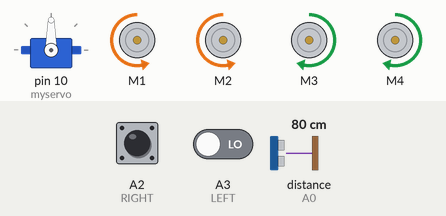
Recording of a sketch running on a simulated Arduino Uno, built with avr-gcc and run on an emulated ATmega328P. Parts: servo, 4 × DC motor (green arrow = forward, orange = backward, longer = faster). The test bench sets the inputs (shaded band); at power-on: distance to the obstacle (sensor on A0) 80 cm, A2 (RIGHT) HIGH, A3 (LEFT) LOW. The echo pulse lasts 58.3 µs per cm; what the sketch prints to the serial monitor is not drawn.

Above: at 6.6 s.
6.7 s: distance to the obstacle (sensor on A0) set to 17 cm
9.7 s: distance to the obstacle (sensor on A0) set to 12 cm
At 10.9 s:
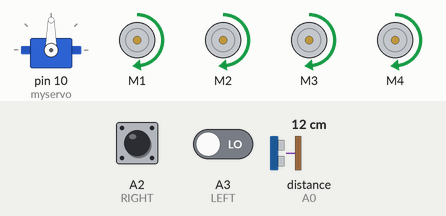
11.2 s: distance to the obstacle (sensor on A0) set to 18 cm
At 11.5 s:
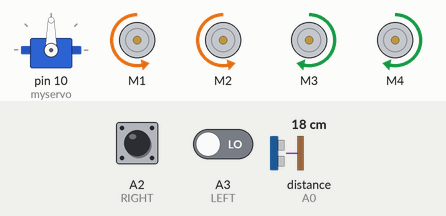
12.7 s: A2 (RIGHT) pulled LOW for 1 s
At 13.4 s:
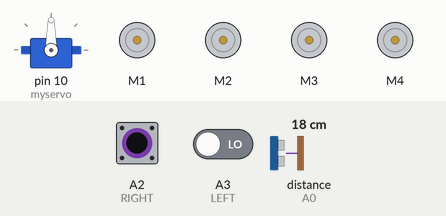
15.2 s: A2 (RIGHT) pulled LOW for 3.2 s
At 19.0 s:
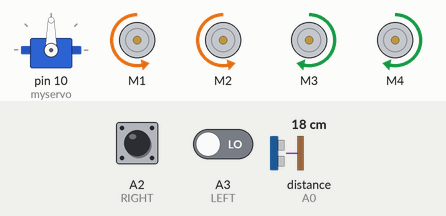
19.9 s: A2 (RIGHT) driven LOW and A3 (LEFT) driven HIGH
At 20.8 s:
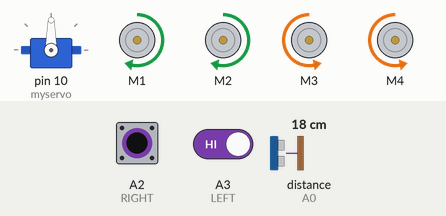
Timing chart, 0 to 22.5 s (numbered marks = the images above; inputs shaded):
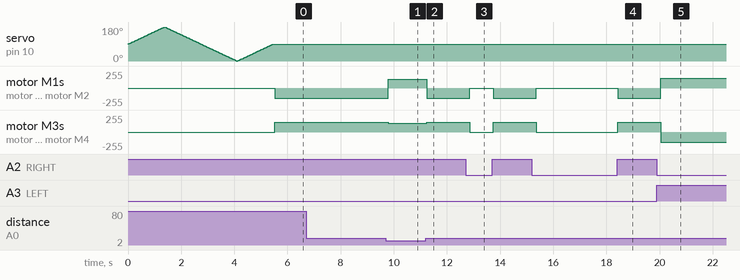

The sketch:

Arduino_Follow_Me_Robot.ino
```cpp
//Arduino Human Following Robot
// Created By DIY Builder
// You have to install the AFMotor and NewPing library Before Uploading the sketch
// You can find all the required libraris from arduino library manager.
// Contact me on instagram for any query(Insta Id : diy.builder)
// Modified 7 Mar 2022
// Version 1.1


//librării:
#include<NewPing.h>
#include<Servo.h>
#include<AFMotor.h>

#define RIGHT A2              // Senzorul IR drept conectat la portul A2 de la Arduino Uno:
#define LEFT A3               // Senzorul IR stâng conectat la portul A3 de la Arduino Uno:
#define TRIGGER_PIN A1        // Pinul Trigger conectat la portul A1 de la Arduino Uno:
#define ECHO_PIN A0           // Pinul Echo conectat la portul A0 de la Arduino Uno:
#define MAX_DISTANCE 200      // Distanța maximă:

unsigned int distance = 0;    // Variabilă ce stochează distanța înregistrată de senzorul ultrasonic:
unsigned int Right_Value = 0; //Variabilă ce stochează distanța înregistrată de la sunzorul IR drept:
unsigned int Left_Value = 0;  //Variabilă ce stochează distanța înregistrată de la sunzorul IR stâng:


NewPing sonar(TRIGGER_PIN, ECHO_PIN, MAX_DISTANCE);  //NewPing setup of pins and maximum distance:

//se creează obiectele motor
AF_DCMotor Motor1(1,MOTOR12_1KHZ);
AF_DCMotor Motor2(2,MOTOR12_1KHZ);
AF_DCMotor Motor3(3,MOTOR34_1KHZ);
AF_DCMotor Motor4(4,MOTOR34_1KHZ);

 Servo myservo; //se creează obiectul servo ce controlează servomotorul:
 int pos=0;     //variabilă ce stochează poziția servo:

void setup() { // funcția funcționează doar când plăcuța este conectată la o sursă de putere sau este resetată:

   Serial.begin(9600); //se inițializează comunicatrea serie la 9600 bits pe secundă:
   myservo.attach(10); //servomotorul atașat de portul 10 al plăcuței Arduino:
{
for(pos = 90; pos <= 180; pos += 1){    //merge de la 90° la 180°:
  myservo.write(pos);                   //servo se mișcă conform valorii variabilei pos:
  delay(15);                            //așteaptă 15 ms pentru ca servo să ajungă pe poziție:
  }
for(pos = 180; pos >= 0; pos-= 1) {     // merge de la 180° la 0°:
  myservo.write(pos);                   //servo se mișcă conform valorii variabilei pos:
  delay(15);                            //așteaptă 15 ms pentru ca servo să ajungă pe poziție:
  }
for(pos = 0; pos<=90; pos += 1) {       //merge de la 0° la 90°:
  myservo.write(pos);                   //servo se mișcă conform valorii variabilei pos:
  delay(15);                            //așteaptă 15 ms pentru ca servo să ajungă pe poziție:
  }
}
   pinMode(RIGHT, INPUT); // analog pin RIGHT ca input:
   pinMode(LEFT, INPUT);  // analog pin LEFT ca input:
}


void loop() {

delay(50);                                        //așteaptă 50ms între pinguri:
distance = sonar.ping_cm();                       // trimite ping, ia distanța în cm și o stochează în variabila distance:
Serial.print("distance");


    Right_Value = digitalRead(RIGHT);             // citește valoarea de la IR drept:
    Left_Value = digitalRead(LEFT);               //citește la valoarea de la IR stâng:


if((distance > 1) && (distance < 15)){            //verficare dacă valoarea de la ultrasonic este între 1 și 15.
                                                  //dacă este adevărat se execută:
  //Merge în față:
  Motor1.setSpeed(130);  //definește motor1 viteză:
  Motor1.run(FORWARD);   //rotește motor1 în sensul acelor de ceas:
  Motor2.setSpeed(130);  //definește motor2 viteză:
  Motor2.run(FORWARD);   //rotește motor2 în sensul acelor de ceas:
  Motor3.setSpeed(130);  //definește motor3 viteză:
  Motor3.run(FORWARD);   //rotește motor3 în sensul acelor de ceas:
  Motor4.setSpeed(130);  //definește motor4 viteză:
  Motor4.run(FORWARD);   //rotește motor4 în sensul acelor de ceas:

}else if((Right_Value==0) && (Left_Value==1)) {   //dacă este adevărat se execută:

  //Virează stânga
  Motor1.setSpeed(150);  //definește motor1 viteză:
  Motor1.run(FORWARD);   //rotește motor1 în sensul acelor de ceas:
  Motor2.setSpeed(150);  //definește motor2 viteză:
  Motor2.run(FORWARD);   //rotește motor2 în sensul acelor de ceas:
  Motor3.setSpeed(150);  //definește motor3 viteză:
  Motor3.run(BACKWARD);  //rotește motor3 în sens invers:
  Motor4.setSpeed(150);  //definește motor4 viteză:
  Motor4.run(BACKWARD);  //rotește motor3 în sens invers:
  delay(150);

}else if((Right_Value==1)&&(Left_Value==0)) {     //dacă este adevărat se execută:

  //Virează dreapta
  Motor1.setSpeed(150);  //definește motor1 viteză:
  Motor1.run(BACKWARD);  //rotește motor1 în sens invers:
  Motor2.setSpeed(150);  //definește motor2 viteză:
  Motor2.run(BACKWARD);  //rotește motor2 în sens invers:
  Motor3.setSpeed(150);  //definește motor3 viteză:
  Motor3.run(FORWARD);   //rotește motor3 în sensul acelor de ceas:
  Motor4.setSpeed(150);  //definește motor4 viteză:
  Motor4.run(FORWARD);   //rotește motor4 în sensul acelor de ceas:
  delay(150);

}else if(distance > 15) {                         //dacă este adevărat se execută:

  //Stop
  Motor1.setSpeed(0);    //definește motor1 viteză:
  Motor1.run(RELEASE);   //stop motor1:
  Motor2.setSpeed(0);    //definește motor2 viteză:
  Motor2.run(RELEASE);   //stop motor2:
  Motor3.setSpeed(0);    //definește motor3 viteză:
  Motor3.run(RELEASE);   //stop motor3:
  Motor4.setSpeed(0);    //definește motor4 viteză:
  Motor4.run(RELEASE);   //stop motor4:
}
}
```

Measured:
- the behaviour switches between 15 and 14 cm on distance to the obstacle (sensor on A0) (found by bisection; images 0 and 1)
- after the input at 6.7 s, every drawn part: stays the same
- after the input at 9.7 s, motor M1, motor M2: backward 150/255 → forward 130/255 after 0.09 s; motor M3, motor M4: forward 150/255 → forward 130/255 after 0.09 s
- after the input at 11.2 s, motor M1, motor M2: forward 130/255 → backward 150/255 at once; motor M3, motor M4: forward 130/255 → forward 150/255 at once
- after the input at 12.7 s, motor M1, motor M2: backward 150/255 → stopped after 0.15 s, → backward 150/255 0.88 s later; motor M3, motor M4: forward 150/255 → stopped after 0.15 s, → forward 150/255 0.88 s later
- after the input at 15.2 s, motor M1, motor M2: backward 150/255 → stopped after 0.15 s, → backward 150/255 3.1 s later; motor M3, motor M4: forward 150/255 → stopped after 0.15 s, → forward 150/255 3.1 s later
- after the input at 19.9 s, motor M1, motor M2: backward 150/255 → forward 150/255 after 0.14 s; motor M3, motor M4: forward 150/255 → backward 150/255 after 0.14 s
